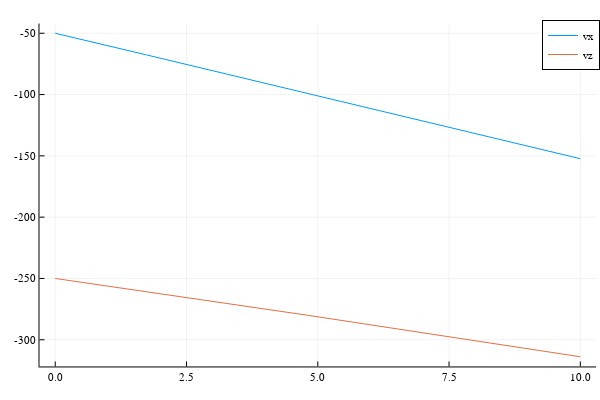

Source (notebook cell):
### Code cell
let p = data.truth.state
    plot(p.time, p.v, label=["vx" "vz"])
end

### Figure 1 — Plotly figure (JSON) as saved in the notebook; plotly's stock layout.template omitted (floating-point values rounded to 4 significant figures; data arrays with more than 128 entries replaced by an {"elided": "..."} marker saying what was removed)
{"data": [{"colorbar": {"title": ""}, "legendgroup": "vx", "line": {"color": "rgba(0, 154, 250, 1.000)", "dash": "solid", "shape": "linear", "width": 1}, "mode": "lines", "name": "vx", "showlegend": true, "type": "scatter", "x": {"elided": "503 float values"}, "xaxis": "x", "y": {"elided": "503 float values"}, "yaxis": "y", "zmax": null, "zmin": null}, {"colorbar": {"title": ""}, "legendgroup": "vz", "line": {"color": "rgba(227, 111, 71, 1.000)", "dash": "solid", "shape": "linear", "width": 1}, "mode": "lines", "name": "vz", "showlegend": true, "type": "scatter", "x": {"elided": "503 float values"}, "xaxis": "x", "y": {"elided": "503 float values"}, "yaxis": "y", "zmax": null, "zmin": null}], "layout": {"annotations": [], "height": 400, "legend": {"bgcolor": "rgba(255, 255, 255, 1.000)", "bordercolor": "rgba(0, 0, 0, 1.000)", "borderwidth": 1, "font": {"color": "rgba(0, 0, 0, 1.000)", "family": "sans-serif", "size": 11}, "title": {"font": {"color": "rgba(0, 0, 0, 1.000)", "family": "sans-serif", "size": 15}, "text": ""}, "tracegroupgap": 0, "traceorder": "normal", "x": 1, "xanchor": "auto", "y": 1, "yanchor": "auto"}, "margin": {"b": 20, "l": 0, "r": 0, "t": 20}, "paper_bgcolor": "rgba(255, 255, 255, 1.000)", "plot_bgcolor": "rgba(255, 255, 255, 1.000)", "showlegend": true, "width": 600, "xaxis": {"anchor": "y", "domain": [0.06582, 0.9934], "gridcolor": "rgba(0, 0, 0, 0.100)", "gridwidth": 0.5, "linecolor": "rgba(0, 0, 0, 1.000)", "mirror": false, "range": [-0.3, 10.3], "showgrid": true, "showline": true, "showticklabels": true, "tickangle": 0, "tickcolor": "rgb(0, 0, 0)", "tickfont": {"color": "rgba(0, 0, 0, 1.000)", "family": "sans-serif", "size": 11}, "tickmode": "array", "ticks": "inside", "ticktext": ["0.0", "2.5", "5.0", "7.5", "10.0"], "tickvals": [0, 2.5, 5, 7.5, 10], "title": "", "titlefont": {"color": "rgba(0, 0, 0, 1.000)", "family": "sans-serif", "size": 15}, "type": "-", "visible": true, "zeroline": false, "zerolinecolor": "rgba(0, 0, 0, 1.000)"}, "yaxis": {"anchor": "x", "domain": [0.03762, 0.9902], "gridcolor": "rgba(0, 0, 0, 0.100)", "gridwidth": 0.5, "linecolor": "rgba(0, 0, 0, 1.000)", "mirror": false, "range": [-321.8, -42.08], "showgrid": true, "showline": true, "showticklabels": true, "tickangle": 0, "tickcolor": "rgb(0, 0, 0)", "tickfont": {"color": "rgba(0, 0, 0, 1.000)", "family": "sans-serif", "size": 11}, "tickmode": "array", "ticks": "inside", "ticktext": ["-300", "-250", "-200", "-150", "-100", "-50"], "tickvals": [-300, -250, -200, -150, -100, -50], "title": "", "titlefont": {"color": "rgba(0, 0, 0, 1.000)", "family": "sans-serif", "size": 15}, "type": "-", "visible": true, "zeroline": false, "zerolinecolor": "rgba(0, 0, 0, 1.000)"}}}
